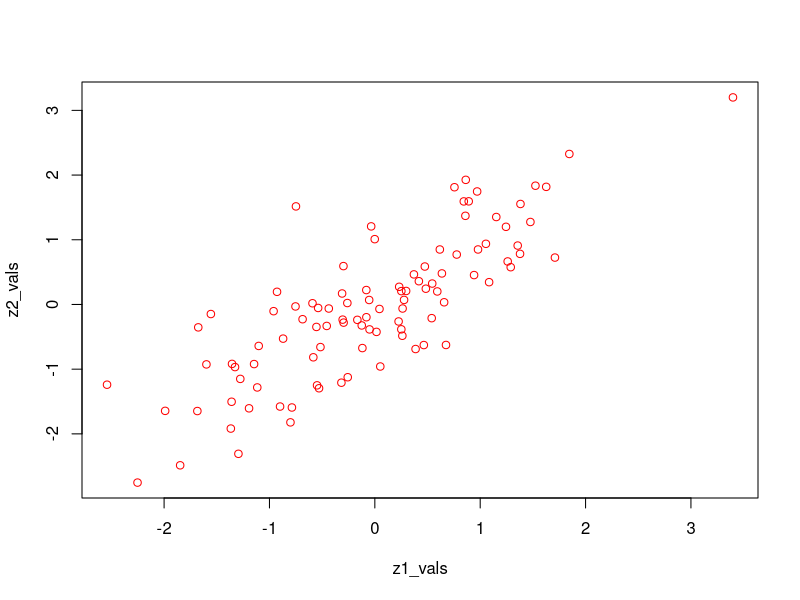
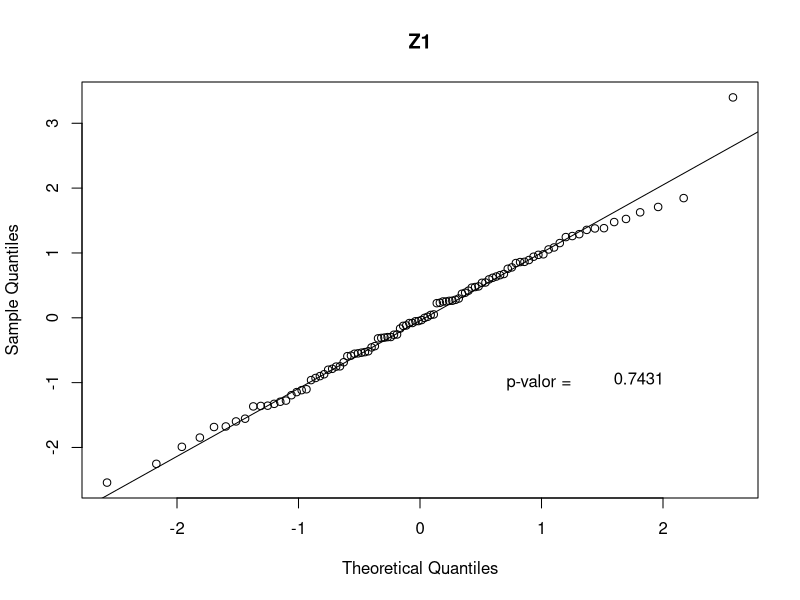
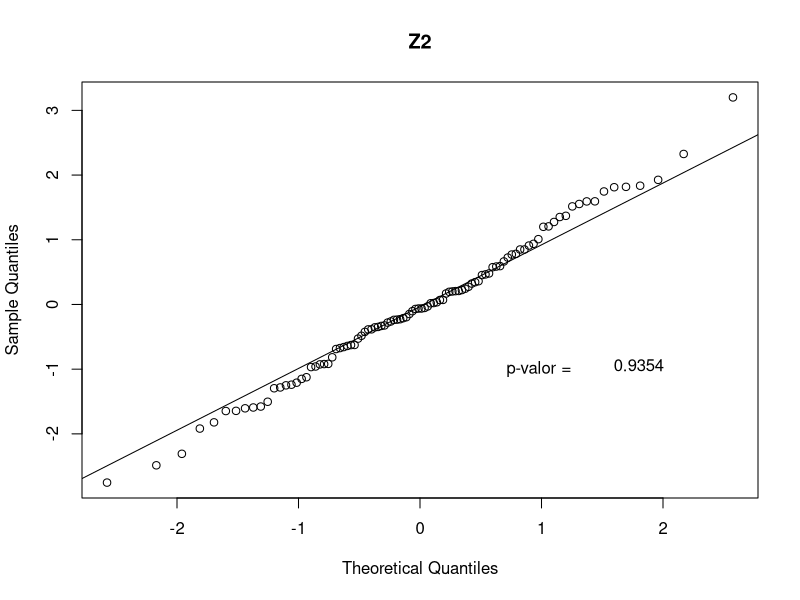
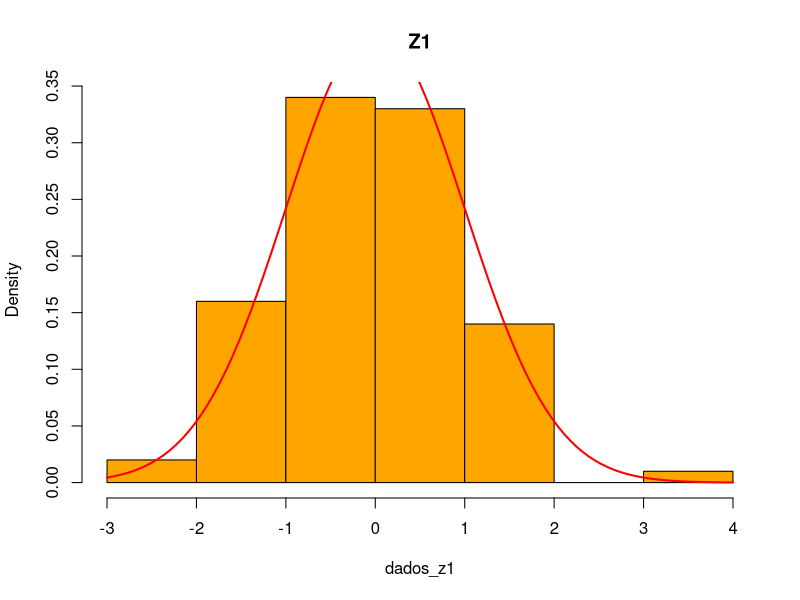
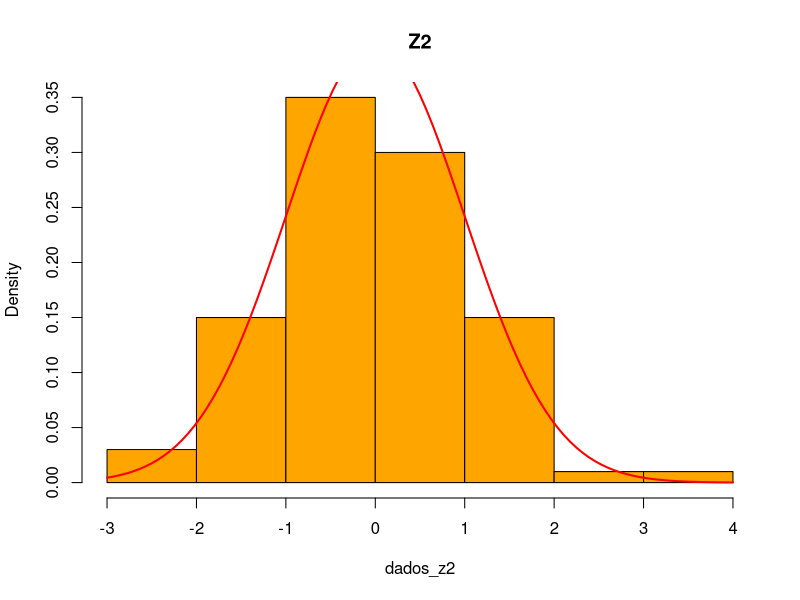
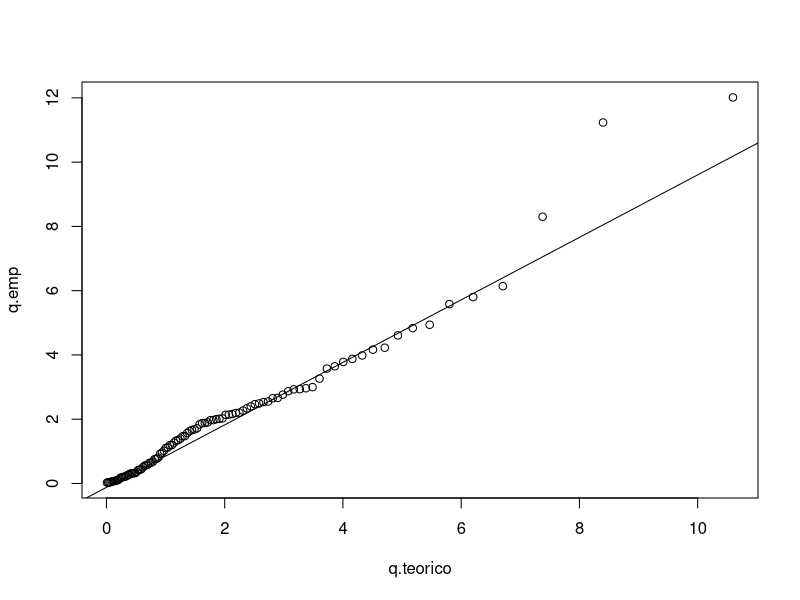
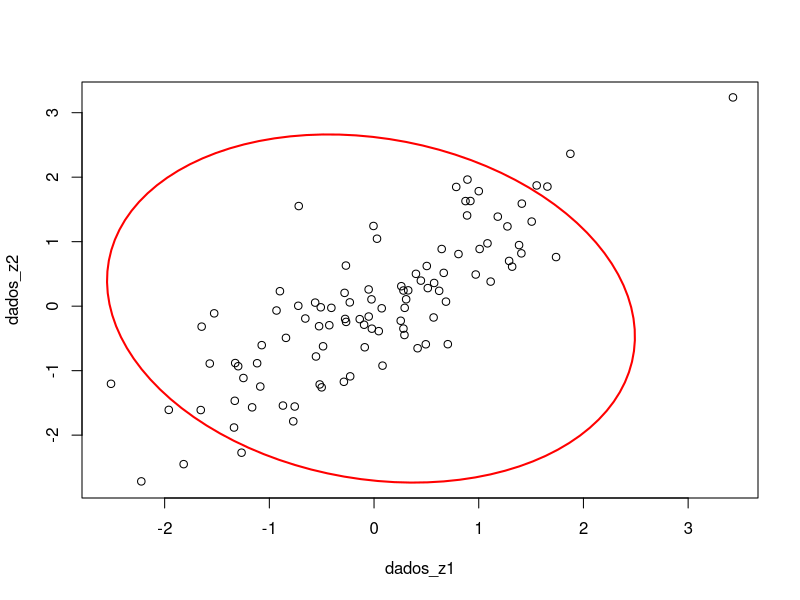

Source code (R) for these figures, in order: (Note: this script raises an error after producing the figures.)
# aula 12/05
corr <- 0.8

df_z1_z2 <- data.frame(z1_vals = numeric(0), z2_vals = numeric(0))

func <- function(){
  z1 <- rnorm(1, 0, 1)
  # Método correto: usar a decomposição de Cholesky ou a fórmula:
  z2 <- corr * z1 + sqrt(1 - corr^2) * rnorm(1, 0, 1)
  
  df_z1_z2 <<- rbind(df_z1_z2, data.frame(z1_vals = z1, z2_vals = z2))
}

replicate(100, func())

plot(df_z1_z2, col = 'red')
cov(df_z1_z2$z1_vals, df_z1_z2$z2_vals)  # Deve estar próximo de 0.8
cor(df_z1_z2$z1_vals, df_z1_z2$z2_vals)  # Deve estar próximo de 0.8

# Resto do seu código está correto...
shapiro.test(df_z1_z2$z1_vals)
shapiro.test(df_z1_z2$z2_vals)

qqnorm(df_z1_z2$z1_vals, main = 'Z1')
qqline(df_z1_z2$z1_vals)
text(x = 1, y = -1, label = c('p-valor = '))
text(x = 1.8, y = -0.93, label = round(shapiro.test(df_z1_z2$z1_vals)$p.value, 4))

qqnorm(df_z1_z2$z2_vals, main = 'Z2')
qqline(df_z1_z2$z2_vals)
text(x = 1, y = -1, label = c('p-valor = '))
text(x = 1.8, y = -0.93, label = round(shapiro.test(df_z1_z2$z2_vals)$p.value, 4))

dados_z1 <- df_z1_z2$z1_vals
dados_z2 <- df_z1_z2$z2_vals

hist(dados_z1, freq = F, col = 'orange', main = 'Z1')
curve(dnorm(x), col = 'red', add = T, lwd = 2)

hist(dados_z2, freq = F, col = 'orange', main = 'Z2')
curve(dnorm(x), col = 'red', add = T, lwd = 2)


z <- cbind(dados_z1, dados_z2) 
s <- cov(z)
s_inv <- solve(s)
zc <- scale(z, center = TRUE, scale = FALSE)
n <- nrow(zc)
dj_quadrado <- numeric(n)

for(j in 1:n){
 
  zc_j <- zc[j, , drop = FALSE]  
  
    temp <- zc_j %*% s_inv

  dj_quadrado[j] <- temp %*% t(zc_j)
}

q.emp <- sort(dj_quadrado)
q.teorico <- qchisq(ppoints(100,a=1/2),df=2)
plot(x=q.teorico,y=q.emp)
pontos.emp <- quantile(dj_quadrado,probs = c(0.25,0.75))
pontos.teo <-qchisq(p=c(0.25,0.75),df=2)
abline(lm(pontos.emp~pontos.teo))

#fazendo a distância de mahalanobis(dj_quadrado) de outras forma
zc%*%s_inv%*%t(zc)
all.equal(dj_quadrado,diag(zc%*%s_inv%*%t(zc)))
#fazendo pela função mahalanobis 
zc_maha <- mahalanobis(x=zc,center=c(0,0),cov = s)
all.equal(dj_quadrado,zc_maha)

#elipse de 95% de confiança 
dispersao <- z
correlacao <- cor(dispersao)[1,2]

elipse.95 <- ellipse::ellipse(zc,levels=0.95,
                                        scale= apply(dispersao, 2, sd),
                                        centre=apply(dispersao, 2, mean))

plot(zc,xlim=range(c(zc[,1], elipse.95[,1])),
     ylim=range(c(zc[,2], elipse.95[,2])), )
lines(elipse.95,col='red',lwd=2)
#sabendo quantos pontos ficaram fora da elipse 
sum(dj_quadrado> qchisq(p=0.95,df=2))
#e quais pontos deram valores diferentes
which(dj_quadrado> qchisq(p=0.95,df=2))
points(z1[])

# para 99
plot(zc)
elipse.99 <- ellipse::ellipse(zc,levels=0.99,
                              scale= apply(dispersao, 2, sd),
                              centre=apply(dispersao, 2, mean))
elipse.50 <- ellipse::ellipse(zc,levels=0.5,
                              scale= apply(dispersao, 2, sd),
                              centre=apply(dispersao, 2, mean))
plot(zc,xlim=range(c(zc[,1], elipse.99[,1])),
     ylim=range(c(zc[,2], elipse.99[,2])), )
lines(elipse.99,col='red',lwd=2)
#sabendo quantos pontos ficaram fora da elipse 
sum(dj_quadrado> qchisq(p=0.99,df=2))
#e quais pontos deram valores diferentes
which(dj_quadrado> qchisq(p=0.99,df=2))
lines(elipse.50,col='orange',lwd=2)
#falou em normalidade pensei em elipses 
